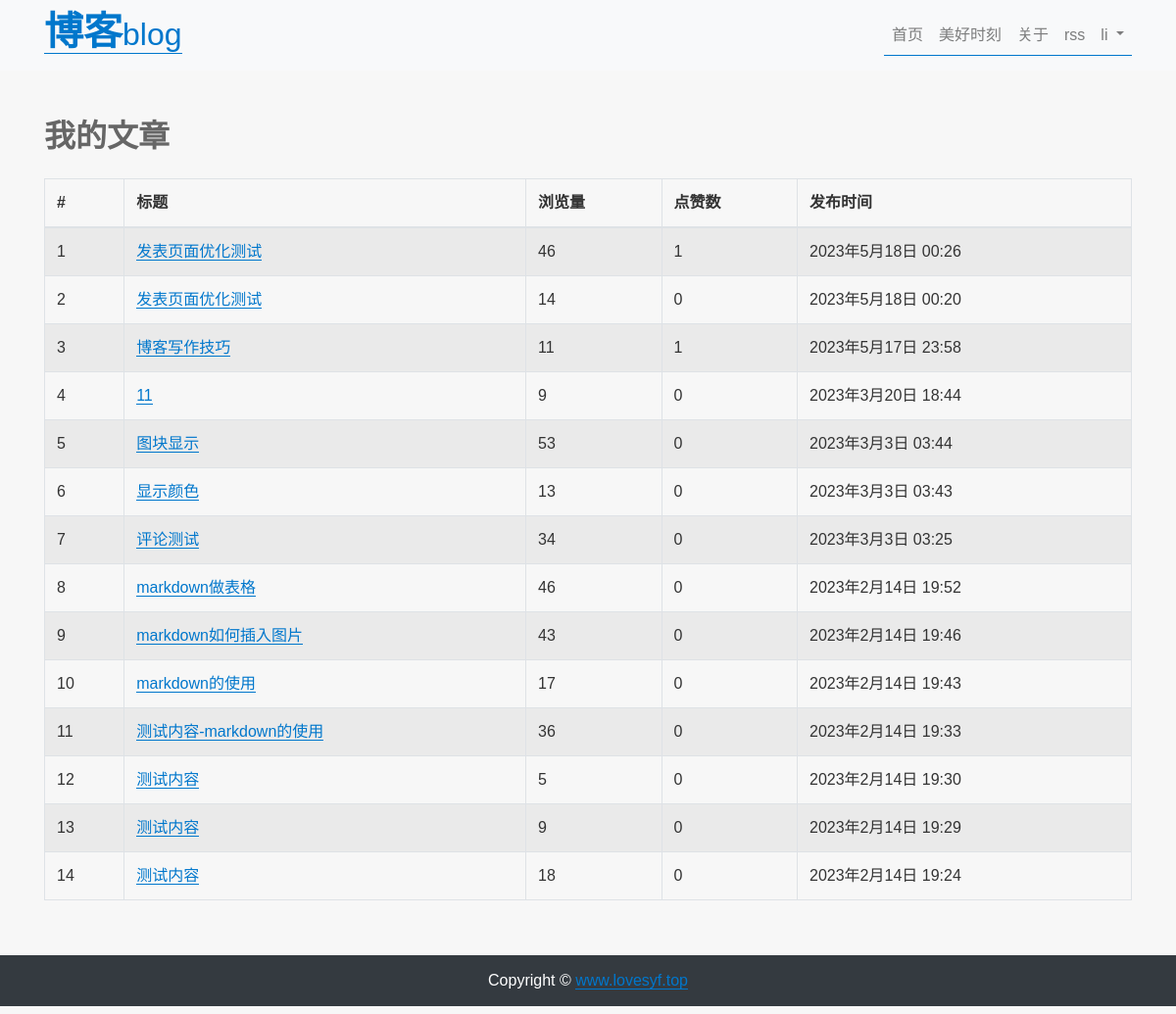
Screenshot of /article/my_article/ (signed in) with the database file from the repository.
### article/models.py (models this page shows, shortened)
class ArticlePost(models.Model):
    author = models.ForeignKey(User, on_delete=models.CASCADE, verbose_name='作者')
    avatar = models.ImageField(upload_to='article/%Y%m%d/', blank=True, verbose_name='文章标题图')
    column = models.ForeignKey(
        ArticleColumn,
        null=True,
        blank=True,
        on_delete=models.CASCADE,
        related_name='article'
    , verbose_name='文章类别')
    tags = TaggableManager(blank=True, verbose_name='标签')
    title = models.CharField(max_length=100, verbose_name='标题')
    body = models.TextField(verbose_name='正文')
    total_views = models.PositiveIntegerField(default=0, verbose_name='浏览量')
    likes = models.PositiveIntegerField(default=0)
    created = models.DateTimeField(default=timezone.now)
    updated = models.DateTimeField(auto_now=True)
    class Meta:
        ordering = ('-created',)
        verbose_name = '标签'
        verbose_name_plural = '文章标签'

### article/views.py (the view)
# urls.py: path('my_article/', views.my_articles, name='my_article'),
def my_articles(request):
    articles = ArticlePost.objects.filter(author=request.user).order_by('-created')
    context = {
        'articles': articles
    }
    return render(request, 'article/my_articles.html', context)

### templates/article/my_articles.html
{% extends 'base.html' %}
{% block content %}
  <div class="container mt-5">
    <h2 class="mb-4">我的文章</h2>
    <table class="table table-bordered table-striped ">
      <thead>
        <tr>
          <th>#</th>
          <th>标题</th>
          <th>浏览量</th>
            <th>点赞数</th>
          <th>发布时间</th>
        </tr>
      </thead>
      <tbody>
        {% for article in articles %}
        <tr>
          <td>{{ forloop.counter }}</td>
          <td><a href="{% url 'article:article_detail' article.id %}">{{ article.title }}</a></td>
          <td>{{ article.total_views }}</td>
            <td>{{ article.likes }}</td>
          <td>{{ article.created }}</td>
        </tr>
        {% empty %}
        <tr>
          <td colspan="4">暂无文章。</td>
        </tr>
        {% endfor %}
      </tbody>
    </table>
  </div>
{% endblock %}

### templates/header.html (shortened to what this page needs)
{% load notifications_tags %}
{% load static %}
<nav class="navbar navbar-expand-sm bg-light navbar-light">
    <div class="container">
        <div class="page-header ">
            <h1><a href="/">博客<small>blog</small></a></h1>
        </div>
        <div>
            <ul class="navbar-nav">
                <li class="nav-item">
                    <a class="nav-link" href="{% url 'article:article_list' %}" title="回到首页">首页</a>
                </li>
                <li class="nav-item">
                    <a class="nav-link" href="{% url 'photo:photo_list' %}">美好时刻</a>
                </li>
                <li class="nav-item">
                    <a class="nav-link" href="{% url 'userprofile:about_me' %}" title="关于作者">关于</a>
                </li>
                <li class="nav-item">
                    <a class="nav-link" href="{% url 'article:my_feed' %}" title="rss">rss</a>
                </li>
                {% if user.is_authenticated %}
                    <li class="nav-item dropdown">
                        <a class="nav-link dropdown-toggle" href="#" id="navbarDropdown" role="button"
                           data-toggle="dropdown" aria-haspopup="true" aria-expanded="false">
                            {{ user.username }}
                        </a>
                    </li>
                {% else %}
                    <li class="nav-item">
                        <a class="nav-link" href="{% url 'account_login' %} ">登录</a>
                    </li>
                {% endif %}
            </ul>
        </div>
    </div>
</nav>

### rows the page displays
ArticlePost: title "发表页面优化测试", total_views "46", likes "1", created "2023年5月18日 00:26"
ArticlePost: title "发表页面优化测试", total_views "14", likes "0", created "2023年5月18日 00:20"
ArticlePost: title "博客写作技巧", total_views "11", likes "1", created "2023年5月17日 23:58"
ArticlePost: title "11", total_views "9", likes "0", created "2023年3月20日 18:44"
ArticlePost: title "图块显示", total_views "53", likes "0", created "2023年3月3日 03:44"
ArticlePost: title "显示颜色", total_views "13", likes "0", created "2023年3月3日 03:43"
ArticlePost: title "评论测试", total_views "34", likes "0", created "2023年3月3日 03:25"
ArticlePost: title "markdown做表格", total_views "46", likes "0", created "2023年2月14日 19:52"
ArticlePost: title "markdown如何插入图片", total_views "43", likes "0", created "2023年2月14日 19:46"
ArticlePost: title "markdown的使用", total_views "17", likes "0", created "2023年2月14日 19:43"
ArticlePost: title "测试内容-markdown的使用", total_views "36", likes "0", created "2023年2月14日 19:33"
ArticlePost: title "测试内容", total_views "5", likes "0", created "2023年2月14日 19:30"
ArticlePost: title "测试内容", total_views "9", likes "0", created "2023年2月14日 19:29"
ArticlePost: title "测试内容", total_views "18", likes "0", created "2023年2月14日 19:24"

### other values shown
{{ user.username }} "li"
